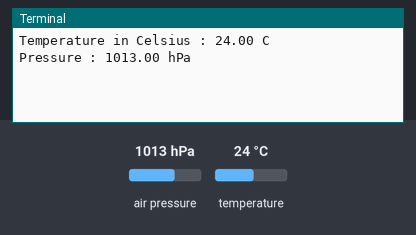
Simulated run of this program. Board: Raspberry Pi (BCM pin numbers). Parts: the last lines printed to the terminal. The test bench sets the inputs (shaded band); at power-on: air pressure 1013 hPa, temperature 24 °C. Library files of the repository ran but are not shown: BMP280.py.

Above: at 1.2 s.
1.3 s: air pressure set to 952 hPa
2.8 s: temperature set to 12 °C
At 4.0 s:
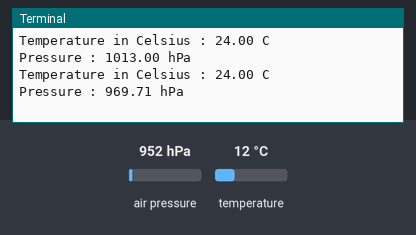
4.3 s: air pressure set to 975 hPa
At 6.2 s:
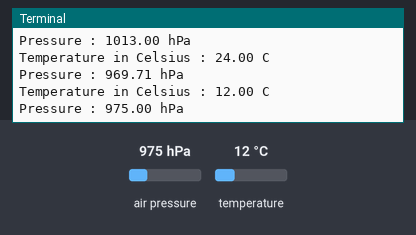
Timing chart, 0 to 7.7 s (numbered marks = the images above; inputs shaded):
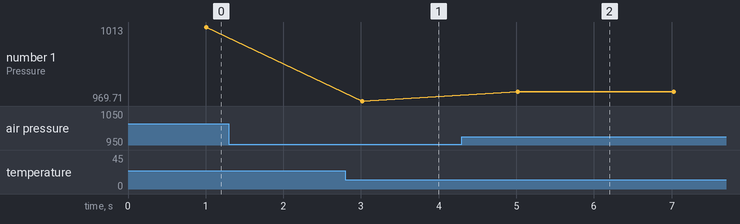

Measured:
- after the input at 2.8 s, the terminal: prints a new line after 0.21 s (image 1)
- after the input at 4.3 s, the terminal: prints a new line after 0.72 s (image 2)
- plotted number 1: 1013 → 969.71 after the input at 2.8 s, 969.71 → 975 after the input at 4.3 s

The program:

bmp.py
```python
import RPi.GPIO as GPIO
import BMP280
import time

# initialize GPIO
GPIO.setwarnings(False)
GPIO.setmode(GPIO.BCM)
GPIO.cleanup()

while True:
    #making object of class BMP280
    b = BMP280.BMP280()
    #calling initializing function
    b.init()
    #get temperature
    cTemp = b.temperature()
    #get pressure
    pres = b.pressure()
    #print values
    print "Temperature in Celsius : %.2f C" %cTemp
    print "Pressure : %.2f hPa " %pres
    #sleep of 1s
    time.sleep(1)
```
